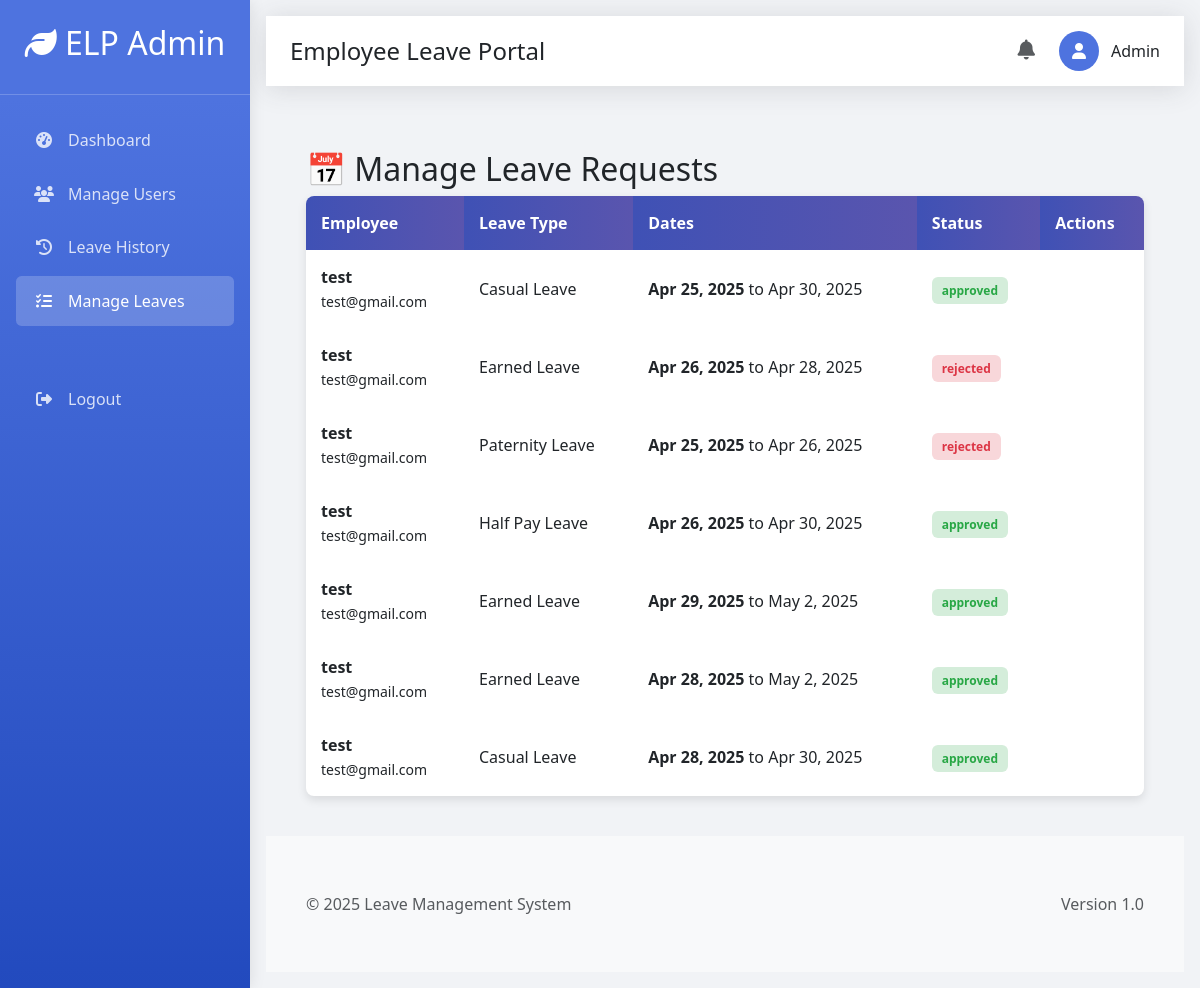
Page /admin/manage_leaves.php (signed in) on the committed database.
### tables this page shows
CREATE TABLE `leave_requests` (
  `id` int(11) NOT NULL,
  `user_id` int(11) NOT NULL,
  `leave_type_id` int(11) NOT NULL,
  `leave_type` varchar(255) NOT NULL,
  `start_date` date NOT NULL,
  `end_date` date NOT NULL,
  `reason` text DEFAULT NULL,
  `medical_certificate` varchar(255) DEFAULT NULL,
  `status` enum('pending','approved','rejected') NOT NULL DEFAULT 'pending',
  `approved_by` int(11) DEFAULT NULL,
  `approval_date` date DEFAULT NULL,
  `applied_at` timestamp NOT NULL DEFAULT current_timestamp(),
  `submitted_at` timestamp NOT NULL DEFAULT current_timestamp(),
  `created_at` timestamp NOT NULL DEFAULT current_timestamp(),
  `rejection_reason` varchar(1000) DEFAULT NULL,
  `days` int(11) NOT NULL
);

CREATE TABLE `users` (
  `id` int(11) NOT NULL,
  `name` varchar(255) NOT NULL,
  `email` varchar(255) NOT NULL,
  `designation` varchar(100) NOT NULL,
  `mobile` varchar(15) NOT NULL,
  `gender` varchar(10) NOT NULL,
  `password` varchar(255) NOT NULL,
  `role` enum('employee','admin') NOT NULL DEFAULT 'employee'
);

CREATE TABLE `leavetypes` (
  `LeaveTypeID` int(11) NOT NULL,
  `LeaveName` varchar(100) NOT NULL,
  `MaxPerYear` int(11) DEFAULT NULL,
  `MaxAtATime` int(11) DEFAULT NULL,
  `Accumulable` tinyint(1) DEFAULT 1,
  `GenderSpecific` enum('All','Male','Female') DEFAULT 'All',
  `Description` text DEFAULT NULL
);

### admin/manage_leaves.php (the view, shortened to what this page needs)
<?php
include('../config/db.php');
$query = "
    SELECT
        lr.id,
        u.name,
        u.email,
        lt.LeaveName,
        lr.start_date,
        lr.end_date,
        lr.status
    FROM leave_requests lr
    JOIN users u ON lr.user_id = u.id
    JOIN leavetypes lt ON lr.leave_type_id = lt.LeaveTypeID
    ORDER BY lr.id ASC
";
$result = mysqli_query($conn, $query);
include('header.php');
?>
<link rel="stylesheet" href="https://cdnjs.cloudflare.com/ajax/libs/font-awesome/6.4.0/css/all.min.css">
<link href="https://cdn.jsdelivr.net/npm/bootstrap@5.3.5/dist/css/bootstrap.min.css" rel="stylesheet"
>
<div class="container">
    <h2>📅 Manage Leave Requests</h2>
    <table>
        <tr>
            <th>Employee</th>
            <th>Leave Type</th>
            <th>Dates</th>
            <th>Status</th>
            <th>Actions</th>
        </tr>
        <?php while ($row = mysqli_fetch_assoc($result)) { ?>
            <tr>
                <td>
                    <strong><?php echo htmlspecialchars($row['name']); ?></strong><br>
                    <small><?php echo htmlspecialchars($row['email']); ?></small>
                </td>
                <td><?php echo htmlspecialchars($row['LeaveName']); ?></td>
                <td><strong><?php echo date('M j, Y', strtotime($row['start_date'])); ?></strong> to
                    <?php echo date('M j, Y', strtotime($row['end_date'])); ?></td>
                <td>
                    <span class="status <?php echo strtolower($row['status']); ?>">
                        <?php echo $row['status']; ?>
                    </span>
                </td>
                <td>
                </td>
            </tr>
        <?php } ?>
    </table>
</div>
<?php include('footer.php'); ?>

### admin/header.php (style rules this page uses)
:root { --primary-color: #4e73df; --secondary-color: #858796; --success-color: #1cc88a; --info-color: #36b9cc; --warning-color: #f6c23e; --danger-color: #e74a3b; }
body { font-family: 'Nunito', sans-serif; background-color: #f8f9fc; }

### admin/manage_leaves.php (style rules this page uses)
body { font-family: 'Segoe UI', sans-serif; background: #f1f3f6; margin: 0; padding: 0; }
.container { padding: 40px; }
table { width: 100%; background: white; border-radius: 8px; overflow: hidden; box-shadow: 0 4px 10px rgba(0, 0, 0, 0.1); }
th, td { padding: 15px; text-align: left; }
th { background: linear-gradient(to right, #3f51b5, #5a55ae); color: white; }
.status { padding: 5px 10px; border-radius: 6px; font-size: 12px; font-weight: 600; }
.approved { background: #d4edda; color: #28a745; }
.rejected { background: #f8d7da; color: #dc3545; }

### rows in the picture
leave_requests: user.name "test", user.email "test@gmail.com", leave_type.LeaveName "Casual Leave", start_date "Apr 25, 2025", end_date "Apr 30, 2025", status "approved"
leave_requests: user.name "test", user.email "test@gmail.com", leave_type.LeaveName "Earned Leave", start_date "Apr 26, 2025", end_date "Apr 28, 2025", status "rejected"
leave_requests: user.name "test", user.email "test@gmail.com", leave_type.LeaveName "Paternity Leave", start_date "Apr 25, 2025", end_date "Apr 26, 2025", status "rejected"
leave_requests: user.name "test", user.email "test@gmail.com", leave_type.LeaveName "Half Pay Leave", start_date "Apr 26, 2025", end_date "Apr 30, 2025", status "approved"
leave_requests: user.name "test", user.email "test@gmail.com", leave_type.LeaveName "Earned Leave", start_date "Apr 29, 2025", end_date "May 2, 2025", status "approved"
leave_requests: user.name "test", user.email "test@gmail.com", leave_type.LeaveName "Earned Leave", start_date "Apr 28, 2025", end_date "May 2, 2025", status "approved"
leave_requests: user.name "test", user.email "test@gmail.com", leave_type.LeaveName "Casual Leave", start_date "Apr 28, 2025", end_date "Apr 30, 2025", status "approved"
